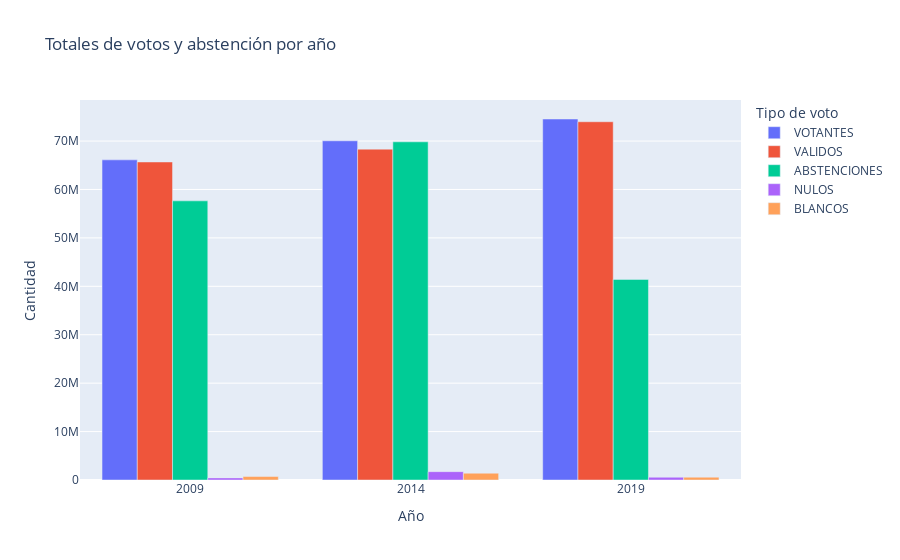

The notebook cell this image was saved under:
### Markdown cell above
El promedio de votantes, votos validos, abstenciones, votos nulos y votos blancos por cada año, y sus porcentajes respectivamente, mantiene el mismo comportamiento del total de los datos.

### Code cell
# Resetear índice para que el año sea columna y no índice
stats_pivot = stats_pivot.reset_index()

# Gráfico de barras usando la versión pivotada
fig1 = px.bar(stats_pivot, x="Año", y=["VOTANTES", "VALIDOS", "ABSTENCIONES", "NULOS", "BLANCOS"],
              barmode='group',
              title="Totales de votos y abstención por año",
              labels={"value": "Cantidad", "variable": "Tipo de voto"})

fig1.show()

### Figure 1 — Plotly figure (JSON) as saved in the notebook; plotly's stock layout.template omitted (floating-point values rounded to 4 significant figures)
{"data": [{"alignmentgroup": "True", "hovertemplate": "Tipo de voto=VOTANTES<br>Año=%{x}<br>Cantidad=%{y}<extra></extra>", "legendgroup": "VOTANTES", "marker": {"color": "#636efa", "pattern": {"shape": ""}}, "name": "VOTANTES", "offsetgroup": "VOTANTES", "orientation": "v", "showlegend": true, "textposition": "auto", "type": "bar", "x": [2009, 2014, 2019], "xaxis": "x", "y": [66116400, 70049616, 74554304], "yaxis": "y"}, {"alignmentgroup": "True", "hovertemplate": "Tipo de voto=VALIDOS<br>Año=%{x}<br>Cantidad=%{y}<extra></extra>", "legendgroup": "VALIDOS", "marker": {"color": "#EF553B", "pattern": {"shape": ""}}, "name": "VALIDOS", "offsetgroup": "VALIDOS", "orientation": "v", "showlegend": true, "textposition": "auto", "type": "bar", "x": [2009, 2014, 2019], "xaxis": "x", "y": [65679705, 68327883, 73986752], "yaxis": "y"}, {"alignmentgroup": "True", "hovertemplate": "Tipo de voto=ABSTENCIONES<br>Año=%{x}<br>Cantidad=%{y}<extra></extra>", "legendgroup": "ABSTENCIONES", "marker": {"color": "#00cc96", "pattern": {"shape": ""}}, "name": "ABSTENCIONES", "offsetgroup": "ABSTENCIONES", "orientation": "v", "showlegend": true, "textposition": "auto", "type": "bar", "x": [2009, 2014, 2019], "xaxis": "x", "y": [57651265, 69841980, 41428128], "yaxis": "y"}, {"alignmentgroup": "True", "hovertemplate": "Tipo de voto=NULOS<br>Año=%{x}<br>Cantidad=%{y}<extra></extra>", "legendgroup": "NULOS", "marker": {"color": "#ab63fa", "pattern": {"shape": ""}}, "name": "NULOS", "offsetgroup": "NULOS", "orientation": "v", "showlegend": true, "textposition": "auto", "type": "bar", "x": [2009, 2014, 2019], "xaxis": "x", "y": [436695, 1721733, 567552], "yaxis": "y"}, {"alignmentgroup": "True", "hovertemplate": "Tipo de voto=BLANCOS<br>Año=%{x}<br>Cantidad=%{y}<extra></extra>", "legendgroup": "BLANCOS", "marker": {"color": "#FFA15A", "pattern": {"shape": ""}}, "name": "BLANCOS", "offsetgroup": "BLANCOS", "orientation": "v", "showlegend": true, "textposition": "auto", "type": "bar", "x": [2009, 2014, 2019], "xaxis": "x", "y": [714420, 1404390, 580800], "yaxis": "y"}], "layout": {"barmode": "group", "legend": {"title": {"text": "Tipo de voto"}, "tracegroupgap": 0}, "title": {"text": "Totales de votos y abstención por año"}, "xaxis": {"anchor": "y", "domain": [0, 1], "title": {"text": "Año"}}, "yaxis": {"anchor": "x", "domain": [0, 1], "title": {"text": "Cantidad"}}}}
